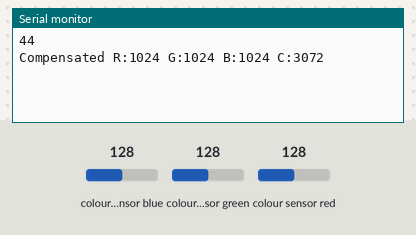
This sketch was run on a simulated Arduino Uno, built with avr-gcc and run on an emulated ATmega328P. Parts: the last lines printed to the serial monitor. Wiring (inferred from the names in the program): TCS34725 colour sensor at I2C address 0x29. The test bench sets the inputs (shaded band); at power-on: colour sensor blue 128, colour sensor green 128, colour sensor red 128.

Above: at 1.2 s.
1.3 s: colour sensor blue set to 5
At 2.7 s:
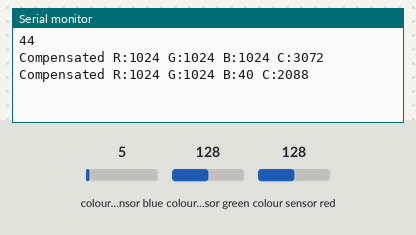
2.8 s: colour sensor green set to 5
At 4.2 s:
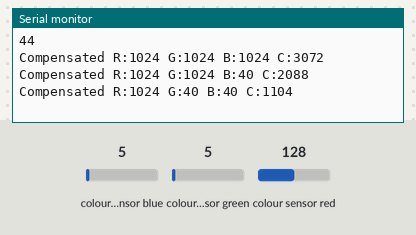
4.3 s: colour sensor red set to 5
At 7.2 s:
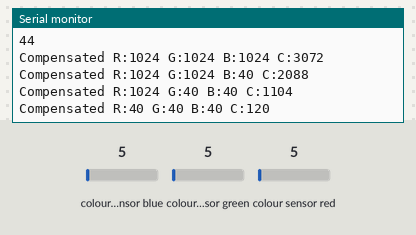
Timing chart, 0 to 8.7 s (numbered marks = the images above; inputs shaded):
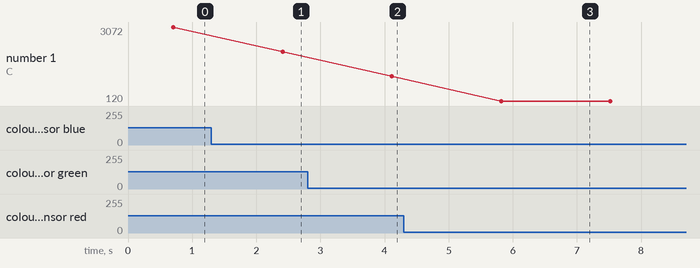

The sketch:

capsule_reader.ino
```cpp
#include <Wire.h>
#include "Adafruit_TCS34725.h"

//
// An experimental wrapper class that implements the improved lux and color temperature from
// TAOS and a basic autorange mechanism.
//
// Written by ductsoup, public domain
//

// RGB Color Sensor with IR filter and White LED - TCS34725
// I2C 7-bit address 0x29, 8-bit address 0x52
//
// http://www.adafruit.com/product/1334
// http://learn.adafruit.com/adafruit-color-sensors/overview
// http://www.adafruit.com/datasheets/TCS34725.pdf
// http://www.ams.com/eng/Products/Light-Sensors/Color-Sensor/TCS34725
// http://www.ams.com/eng/content/view/download/265215 <- DN40, calculations
// http://www.ams.com/eng/content/view/download/181895 <- DN39, some thoughts on autogain
// http://www.ams.com/eng/content/view/download/145158 <- DN25 (original Adafruit calculations)
//
// connect LED to digital 4 or GROUND for ambient light sensing
// connect SCL to analog 5
// connect SDA to analog 4
// connect Vin to 3.3-5V DC
// connect GROUND to common ground

// some magic numbers for this device from the DN40 application note
#define TCS34725_R_Coef 0.136
#define TCS34725_G_Coef 1.000
#define TCS34725_B_Coef -0.444
#define TCS34725_GA 1.0
#define TCS34725_DF 310.0
#define TCS34725_CT_Coef 3810.0
#define TCS34725_CT_Offset 1391.0

// Autorange class for TCS34725
class tcs34725 {
  public:
    tcs34725(void);

    boolean begin(void);
    void getData(void);

    boolean isAvailable, isSaturated;
    uint16_t againx, atime, atime_ms;
    uint16_t r, g, b, c;
    uint16_t ir;
    uint16_t r_comp, g_comp, b_comp, c_comp;
    uint16_t saturation, saturation75;
    float cratio, cpl, ct, lux, maxlux;

  private:
    struct tcs_agc {
      tcs34725Gain_t ag;
      tcs34725IntegrationTime_t at;
      uint16_t mincnt;
      uint16_t maxcnt;
    };
    static const tcs_agc agc_lst[];
    uint16_t agc_cur;

    void setGainTime(void);
    Adafruit_TCS34725 tcs;
};
//
// Gain/time combinations to use and the min/max limits for hysteresis
// that avoid saturation. They should be in order from dim to bright.
//
// Also set the first min count and the last max count to 0 to indicate
// the start and end of the list.
//
const tcs34725::tcs_agc tcs34725::agc_lst[] = {
  { TCS34725_GAIN_60X, TCS34725_INTEGRATIONTIME_700MS,     0, 47566 },
  { TCS34725_GAIN_16X, TCS34725_INTEGRATIONTIME_154MS,  3171, 63422 },
  { TCS34725_GAIN_4X,  TCS34725_INTEGRATIONTIME_154MS, 15855, 63422 },
  { TCS34725_GAIN_1X,  TCS34725_INTEGRATIONTIME_2_4MS,   248,     0 }
};
tcs34725::tcs34725() : agc_cur(0), isAvailable(0), isSaturated(0) {
}

// initialize the sensor
boolean tcs34725::begin(void) {
  tcs = Adafruit_TCS34725(agc_lst[agc_cur].at, agc_lst[agc_cur].ag);
  if ((isAvailable = tcs.begin()))
    setGainTime();
  return (isAvailable);
}

// Set the gain and integration time
void tcs34725::setGainTime(void) {
  tcs.setGain(agc_lst[agc_cur].ag);
  tcs.setIntegrationTime(agc_lst[agc_cur].at);
  //  tcs.setIntegrationTime(TCS34725_INTEGRATIONTIME_700MS);
  atime = int(agc_lst[agc_cur].at);
  atime_ms = ((256 - atime) * 2.4);
  switch (agc_lst[agc_cur].ag) {
    case TCS34725_GAIN_1X:
      againx = 1;
      break;
    case TCS34725_GAIN_4X:
      againx = 1; //4;
      break;
    case TCS34725_GAIN_16X:
      againx = 1; //16;
      break;
    case TCS34725_GAIN_60X:
      againx = 1; // 60;
      break;
  }
}

// Retrieve data from the sensor and do the calculations
void tcs34725::getData(void) {
  // read the sensor and autorange if necessary
  tcs.getRawData(&r, &g, &b, &c);
  while (1) {
    if (agc_lst[agc_cur].maxcnt && c > agc_lst[agc_cur].maxcnt)
      agc_cur++;
    else if (agc_lst[agc_cur].mincnt && c < agc_lst[agc_cur].mincnt)
      agc_cur--;
    else break;

    setGainTime();
    delay((256 - atime) * 2.4 * 2); // shock absorber
    tcs.getRawData(&r, &g, &b, &c);
    break;
  }

  // DN40 calculations
  ir = (r + g + b > c) ? (r + g + b - c) / 2 : 0;
  r_comp = r - ir;
  g_comp = g - ir;
  b_comp = b - ir;
  c_comp = c - ir;
  cratio = float(ir) / float(c);

  saturation = ((256 - atime) > 63) ? 65535 : 1024 * (256 - atime);
  saturation75 = (atime_ms < 150) ? (saturation - saturation / 4) : saturation;
  isSaturated = (atime_ms < 150 && c > saturation75) ? 1 : 0;
  cpl = (atime_ms * againx) / (TCS34725_GA * TCS34725_DF);
  maxlux = 65535 / (cpl * 3);

  lux = (TCS34725_R_Coef * float(r_comp) + TCS34725_G_Coef * float(g_comp) + TCS34725_B_Coef * float(b_comp)) / cpl;
  ct = TCS34725_CT_Coef * float(b_comp) / float(r_comp) + TCS34725_CT_Offset;
}

tcs34725 rgb_sensor;

// dark grey
int dharkan[4] = {149, 140, 102, 402};

// gold/bronze
int livanto[4] = {434, 217, 127, 787};

//purple
int arpeggio[4] = {121, 93, 71, 292};

// ice one - blue and white
int ice_block[4] = {377, 319, 230, 936};

// Ristretto - black one
int ristretto[4] = {94, 79, 52, 230};

// arrabica ethiopia harrar - gold/bronze with brown flair
int arabica[4] = {450, 237, 139, 841};

// robusta uganda - green with brown flair
int robusta[4] = {170, 182, 97, 459};

int thresh = 20;

#define CALIBRATE 1

void setup(void) {
  Serial.begin(115200);
  rgb_sensor.begin();
}

void loop(void) {
  rgb_sensor.getData();

  if (CALIBRATE) {
    Serial.print(F("Compensated R:"));
    Serial.print(rgb_sensor.r_comp);
    Serial.print(F(" G:"));
    Serial.print(rgb_sensor.g_comp);
    Serial.print(F(" B:"));
    Serial.print(rgb_sensor.b_comp);
    Serial.print(F(" C:"));
    Serial.println(rgb_sensor.c_comp);
  }
  else
  {
    if (abs((int32_t)rgb_sensor.r_comp - (int32_t)livanto[0]) < thresh &&
        abs((int32_t)rgb_sensor.g_comp - (int32_t)livanto[1]) < thresh &&
        abs((int32_t)rgb_sensor.b_comp - (int32_t)livanto[2]) < thresh
        && abs((int32_t)rgb_sensor.c_comp - (int32_t)livanto[3]) < thresh)
    {
      Serial.println("Livanto");
    }
    else if (abs((int32_t)rgb_sensor.r_comp - (int32_t)dharkan[0]) < thresh &&
             abs((int32_t)rgb_sensor.g_comp - (int32_t)dharkan[1]) < thresh &&
             abs((int32_t)rgb_sensor.b_comp - (int32_t)dharkan[2]) < thresh)
      //             && abs((int32_t)rgb_sensor.c_comp - (int32_t)dharkan[3]) < thresh)
    {
      Serial.println("Dharkan");
    }
    else if (abs((int32_t)rgb_sensor.r_comp - (int32_t)arpeggio[0]) < thresh &&
             abs((int32_t)rgb_sensor.g_comp - (int32_t)arpeggio[1]) < thresh &&
             abs((int32_t)rgb_sensor.b_comp - (int32_t)arpeggio[2]) < thresh)
      //             && abs((int32_t)rgb_sensor.c_comp - (int32_t)arpeggio[3]) < thresh)
    {
      Serial.println("Arpeggio");
    }
    else if (abs((int32_t)rgb_sensor.r_comp - (int32_t)ice_block[0]) < thresh &&
             abs((int32_t)rgb_sensor.g_comp - (int32_t)ice_block[1]) < thresh &&
             abs((int32_t)rgb_sensor.b_comp - (int32_t)ice_block[2]) < thresh)
      //             && abs((int32_t)rgb_sensor.c_comp - (int32_t)ice_block[3]) < thresh)
    {
      Serial.println("Weird blue and white ice block one");
    }
    else if (abs((int32_t)rgb_sensor.r_comp - (int32_t)ristretto[0]) < thresh &&
             abs((int32_t)rgb_sensor.g_comp - (int32_t)ristretto[1]) < thresh &&
             abs((int32_t)rgb_sensor.b_comp - (int32_t)ristretto[2]) < thresh)
      //             && abs((int32_t)rgb_sensor.c_comp - (int32_t)ice_block[3]) < thresh)
    {
      Serial.println("Ristretto");
    }
    else if (abs((int32_t)rgb_sensor.r_comp - (int32_t)arabica[0]) < thresh &&
             abs((int32_t)rgb_sensor.g_comp - (int32_t)arabica[1]) < thresh &&
             abs((int32_t)rgb_sensor.b_comp - (int32_t)arabica[2]) < thresh
             && abs((int32_t)rgb_sensor.c_comp - (int32_t)arabica[3]) < thresh)
    {
      Serial.println("Arabica Ethiopia Harrar");
    }
    else if (abs((int32_t)rgb_sensor.r_comp - (int32_t)robusta[0]) < thresh &&
             abs((int32_t)rgb_sensor.g_comp - (int32_t)robusta[1]) < thresh &&
             abs((int32_t)rgb_sensor.b_comp - (int32_t)robusta[2]) < thresh)
      //             && abs((int32_t)rgb_sensor.c_comp - (int32_t)robusta[3]) < thresh)
    {
      Serial.println("Robusta Uganda");
    }
    else
    {
      Serial.println("Nothing found!");
    }
  }
  //  Serial.println();
  delay((CALIBRATE) ? 1000 : 100);
}
```

Measured:
- after the input at 1.3 s, the serial monitor: prints a new line after 1.1 s (image 1)
- after the input at 2.8 s, the serial monitor: prints a new line after 1.3 s (image 2)
- after the input at 4.3 s, the serial monitor: prints a new line after 1.5 s (image 3)
- plotted number 1: 3072 → 2088 after the input at 1.3 s, 2088 → 1104 after the input at 2.8 s, 1104 → 120 after the input at 4.3 s
